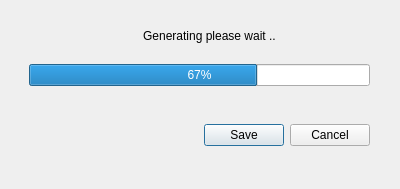
<?xml version="1.0" encoding="UTF-8"?>
<ui version="4.0">
 <class>Generating</class>
 <widget class="QWidget" name="Generating">
  <property name="geometry">
   <rect>
    <x>0</x>
    <y>0</y>
    <width>400</width>
    <height>189</height>
   </rect>
  </property>
  <property name="windowTitle">
   <string>Generating</string>
  </property>
  <widget class="QWidget" name="verticalLayoutWidget">
   <property name="geometry">
    <rect>
     <x>9</x>
     <y>60</y>
     <width>381</width>
     <height>51</height>
    </rect>
   </property>
   <layout class="QVBoxLayout" name="verticalLayout">
    <property name="leftMargin">
     <number>20</number>
    </property>
    <property name="rightMargin">
     <number>20</number>
    </property>
    <property name="bottomMargin">
     <number>20</number>
    </property>
    <item>
     <widget class="QProgressBar" name="progressBar">
      <property name="value">
       <number>67</number>
      </property>
     </widget>
    </item>
   </layout>
  </widget>
  <widget class="QWidget" name="verticalLayoutWidget_2">
   <property name="geometry">
    <rect>
     <x>10</x>
     <y>10</y>
     <width>381</width>
     <height>51</height>
    </rect>
   </property>
   <layout class="QVBoxLayout" name="verticalLayout_2">
    <item>
     <widget class="QLabel" name="label">
      <property name="text">
       <string>                                        Generating please wait ..</string>
      </property>
     </widget>
    </item>
   </layout>
  </widget>
  <widget class="QWidget" name="horizontalLayoutWidget">
   <property name="geometry">
    <rect>
     <x>9</x>
     <y>110</y>
     <width>381</width>
     <height>51</height>
    </rect>
   </property>
   <layout class="QHBoxLayout" name="horizontalLayout">
    <property name="leftMargin">
     <number>20</number>
    </property>
    <property name="rightMargin">
     <number>20</number>
    </property>
    <item>
     <widget class="QDialogButtonBox" name="buttonBox">
      <property name="layoutDirection">
       <enum>Qt::LeftToRight</enum>
      </property>
      <property name="locale">
       <locale language="English" country="UnitedStates"/>
      </property>
      <property name="standardButtons">
       <set>QDialogButtonBox::Cancel|QDialogButtonBox::Save</set>
      </property>
      <property name="centerButtons">
       <bool>false</bool>
      </property>
     </widget>
    </item>
   </layout>
  </widget>
 </widget>
 <resources/>
 <connections/>
</ui>
